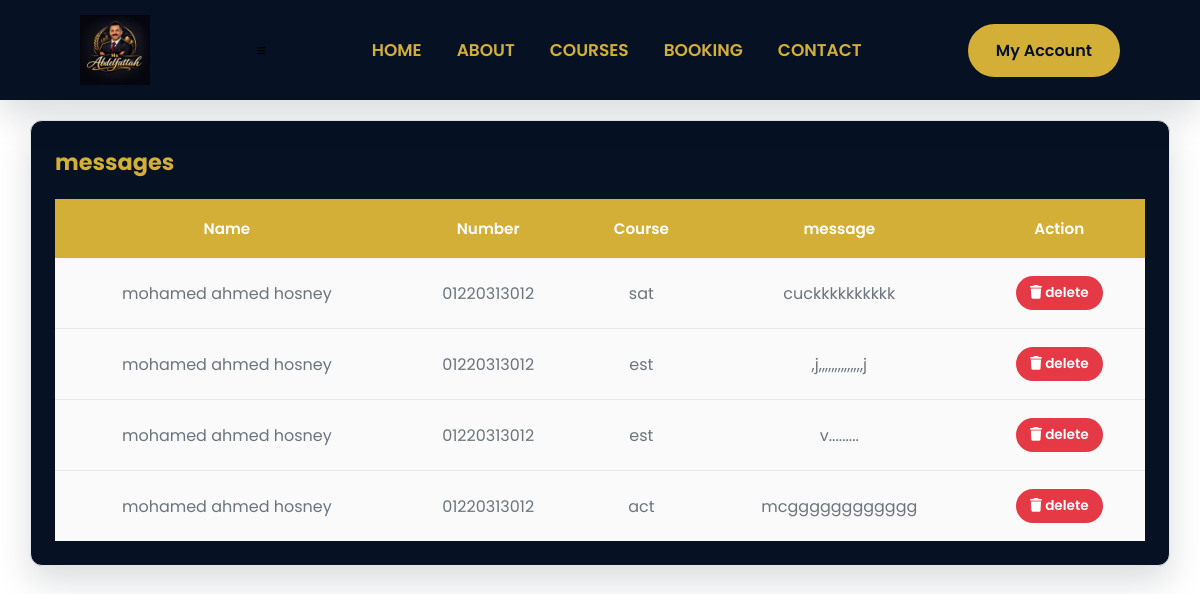
Screenshot of /admin/message (signed in) with the database file from the repository.
### models/message.py (models this page shows)
class Message(db.Model):
    __tablename__ ="messages"
    id = db.Column(db.Integer, primary_key=True)
    name = db.Column(db.String(100), nullable=False)
    number = db.Column(db.String(20), nullable=False)
    course = db.Column(db.String(20), nullable=False)
    message = db.Column(db.String(150), nullable=False)

### routes/contact.py (the view)
@message.route("/admin/message" ,methods=["POST", "GET"])
@login_required
def contact():
    message = Message.query.all()
    return render_template("admin/contact.html", message=message, name="message")

### file.py (called while the page is built)
@login_manager.user_loader
def load_user(user_id):
    return db.session.get(User, int(user_id))

### templates/admin/contact.html
{% extends "base.html" %}
{% block body %}
<div class="admin-container">
    <div class="card-admin">
        <div class="card-header">
            <h2 class="card-title">messages</h2>
        </div>
        <div class="card-body">
            <div class="table-container">
                <table class="admin-table">
                    <thead>
                        <tr>
                         <th>Name</th>
                         <th> Number</th>
                         <th>Course</th>
                         <th>message</th>
                         <th>Action</th>
                        </tr>
                    </thead>
                    <tbody>
                        {%for message in message%}
                         <tr>
                          <td>{{message.name }}</td>
                          <td>{{message.number }}</td>
                          <td>{{message.course }}</td>
                          <td>{{message.message}}</td>
                          <td>
                            <a href="{{ url_for('message.delete_message', message_id=message.id)}}" class="btn btn-danger btn-sm">
                                <i class="fa-solid fa-trash"></i>
                                 delete
                            </a>
                            </td>
                         </tr>
                        {%endfor%}
                    </tbody>
                </table>
            </div>
        </div>
    </div>
</div>
{%endblock%}

### static/css/style.css (style rules this page uses)
:root { --primary-color:#061123; --secondary-color:#d4af37; --background-color:#dee2e6; --white:#ffffff; --black:#000000; --dark-light:#14213d; --gray:#6c757d; --light-gray:#ced4da; --border-color:#adb5bd; --success:#2ecc71; --danger:#e63946; --warning:#fca311; --card-bg:#ffffff; --card-hover:#f9f9fa; --button-primary:#fca311; --button-hover:#d98c00; --button-dark:#061123; --shadow:0 15px 35px rgba(6, 17, 35,.15); --radius:10px; --trnasition:.35s ease; }
* { margin: 0; padding: 0; box-sizing: border-box; }
body { font-family: 'poppins', sans-serif; background: var(--white); color: var(--black); overflow-x: hidden; }
a { text-decoration: none; color: inherit; }
.btn { display: inline-block; padding:15px 35px; background: var(--primary-color); color: var(--white); border-radius: 50px; font-weight: 600; transition: var(--trnasition); }

### static/css/admin.css (style rules this page uses)
:root { --primary-color:#061123; --secondary-color:#d4af37; --background-color:#dee2e6; --white:#ffffff; --black:#000000; --dark-light:#14213d; --gray:#6c757d; --light-gray:#ced4da; --border-color:#adb5bd; --success:#2ecc71; --danger:#e63946; --warning:#fca311; --shadow:0 15px 35px rgba(6, 17, 35,.15); --radius:12px; --transition:.35s ease; }
* { margin: 0; padding: 0; box-sizing: border-box; }
body { background: var(--white); color: var(--black); overflow-x: hidden; }
.admin-container { padding-top: 80px; width: 95%; max-width: 1400px; margin: 40px auto; }
.card-admin { width: 100%; background: var(--primary-color); border: 1px solid #E5E7EB; border-radius: var(--radius); box-shadow: var(--shadow); padding: 24PX; transition: var(--transition); }
.card-header { display: flex; justify-content: space-between; align-items: center; margin-bottom: 20px; }
.card-title { font-size: 1.4rem; font-weight: 700; color: var(--secondary-color); }
.card-body { width: 100%; }
.btn-danger { background:var(--danger) ; color: var(--white); }
.btn-sm { padding: 7px 14px; font-size: 0.85rem; }
.table-container { width: 100%; overflow-x: auto; }
.admin-table { width: 100%; border-collapse: collapse; background: white; }
.admin-table thead { width: 100%; background: var(--secondary-color); color: var(--white); }
.admin-table th { padding: 18px; text-align: center; font-size: 0.95rem; font-weight: 600; white-space: nowrap; vertical-align: middle; }
.admin-table td { text-align: center; padding: 18px; border-bottom: 1px solid #E5E7EB; color: var(--gray); vertical-align: middle; }
.admin-table tbody tr { transition: var(--transition); }
.admin-table tbody tr { background: #fafafa; }
.admin-table tbody tr:last-child td { border-bottom: none; }

### rows the page displays
Message: name "mohamed ahmed hosney", number "01220313012", course "sat", message "cuckkkkkkkkkk"
Message: name "mohamed ahmed hosney", number "01220313012", course "est", message ",j,,,,,,,,,,,,,,j"
Message: name "mohamed ahmed hosney", number "01220313012", course "est", message "v........."
Message: name "mohamed ahmed hosney", number "01220313012", course "act", message "mcgggggggggggg"
